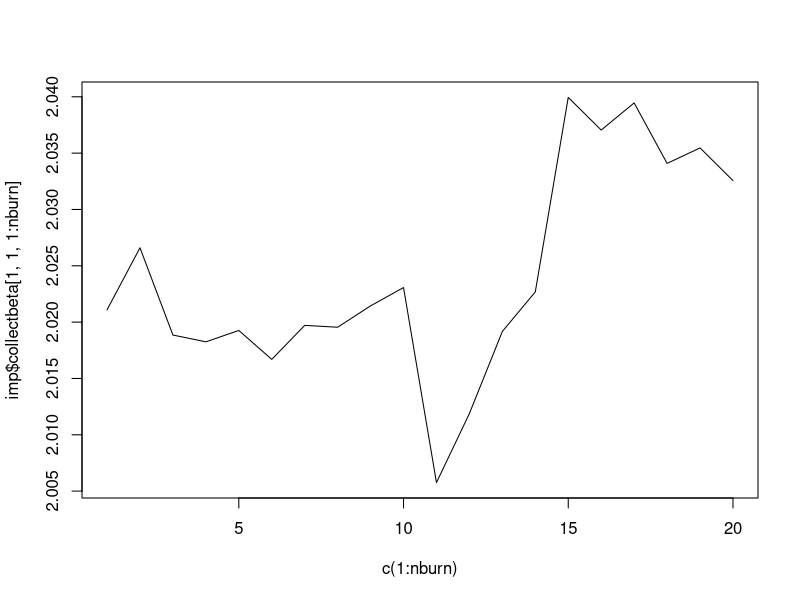

The R script that drew this image:
library(jomo)


### Name: jomo2hr.MCMCchain
### Title: JM Imputation of 2-level data assuming cluster-specific level-1
###   covariance matrices across level-2 units- A tool to check convergence
###   of the MCMC
### Aliases: jomo2hr.MCMCchain

### ** Examples



attach(tldata)
nburn=20

#now we run the imputation function. Note that we would typically use an higher 
#number of nburn iterations in real applications (at least 100)

imp<-jomo2hr.MCMCchain(Y.con=data.frame(measure.a), 
         Y2.cat=data.frame(big.city), Y2.numcat=c(2), clus=city,nburn=nburn)
         
#We can check the convergence of the first element of beta:

plot(c(1:nburn),imp$collectbeta[1,1,1:nburn],type="l")
